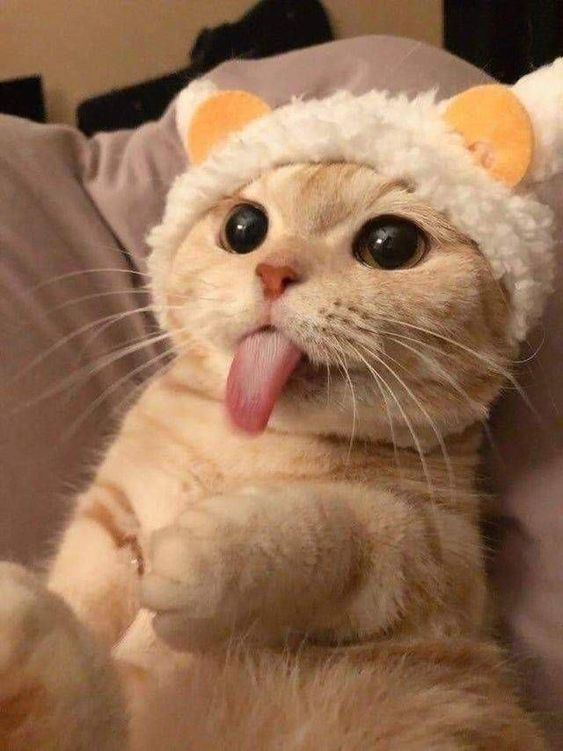
#> input picture image/cat.jpg, 563 x 751 px
$ python C2_basicFunction.py
#> lines starting #> are read from the running program, lines starting #| are printed output that depends on the picture; after the words box and inside, x2 and y2 are one past the last pixel; in counts of white or black regions, pixels touching at a corner belong together
### learn_cvZone/utils.py
import cv2
import math
import matplotlib.pyplot as plt

def openPlot(img, title):
    images = [cv2.cvtColor(image, cv2.COLOR_BGR2RGB) for image in img]
    num_img = len(images)
    num_cols = math.ceil(math.sqrt(num_img))
    num_rows = math.ceil(num_img/num_cols)

    for i in range(num_img):
        plt.subplot(num_rows, num_cols, i+1)
        plt.imshow(images[i])
        plt.title(title[i])
        plt.xticks([]), plt.yticks([])

    plt.tight_layout()
    plt.show()

### learn_cvZone/C2_basicFunction.py
import cv2
import utils
import numpy as np

kernel = np.ones((5,5), np.uint8)

img = cv2.imread('../image/cat.jpg')
#> img is the input picture: shape (751, 563, 3); mean B, G, R 84.6, 112.6, 149.3
img = cv2.resize(img, (600,600))
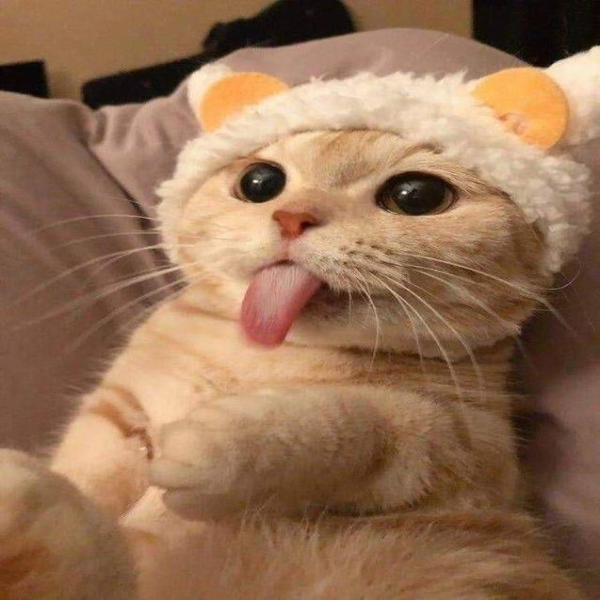
#> img: shape (600, 600, 3); mean B, G, R 84.5, 112.5, 149.2

imgGray = cv2.cvtColor(img, cv2.COLOR_BGR2GRAY)
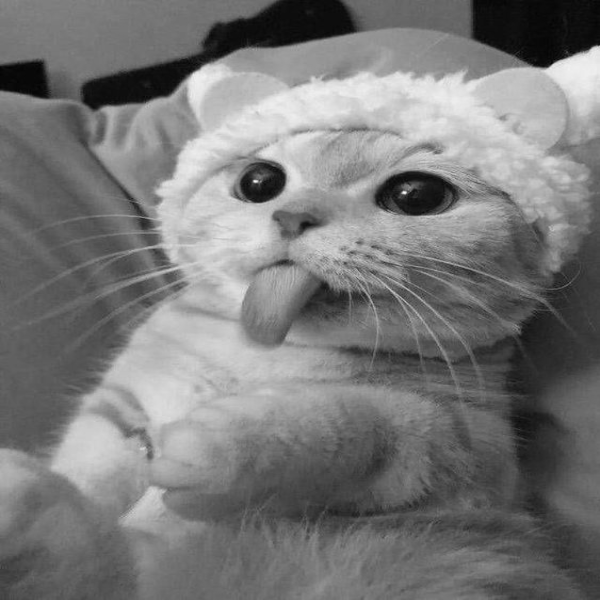
#> imgGray: shape (600, 600); min 3, max 249, mean 120.3
imgBlure = cv2.GaussianBlur(imgGray, (7,7), 0)
imgCanny = cv2.Canny(img,100,100)
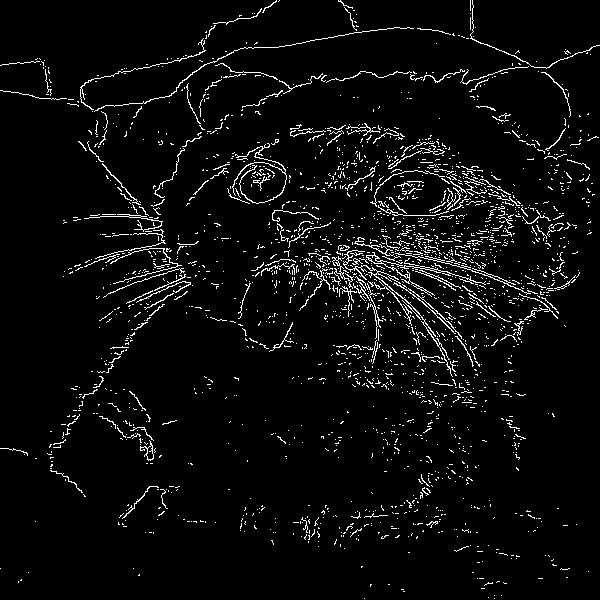
#> imgCanny: shape (600, 600); 4.5% white in thin lines or dots
imgDilation = cv2.dilate(imgCanny,kernel, iterations=1)
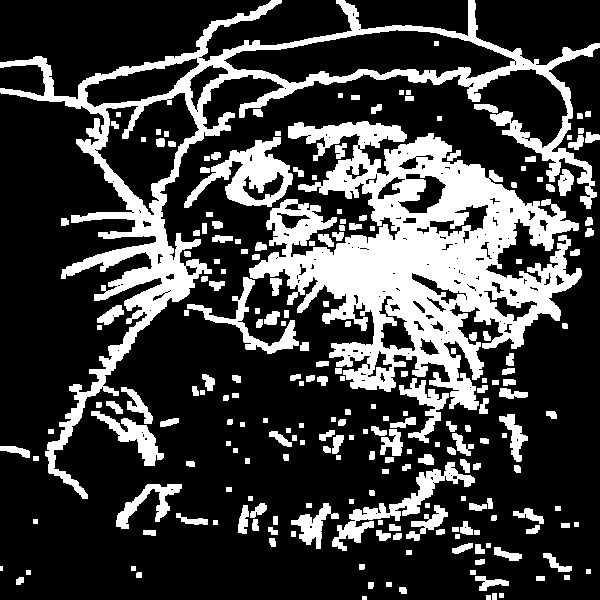
#> imgDilation: shape (600, 600); 25.6% white; 226 white regions (1 under 20 px), largest, box (x1, y1, x2, y2) and area: (249, 121, 582, 410) 40748, (0, 0, 600, 499) 25617, (184, 137, 293, 208) 3161
imgEros = cv2.erode(imgDilation, kernel, iterations=1)
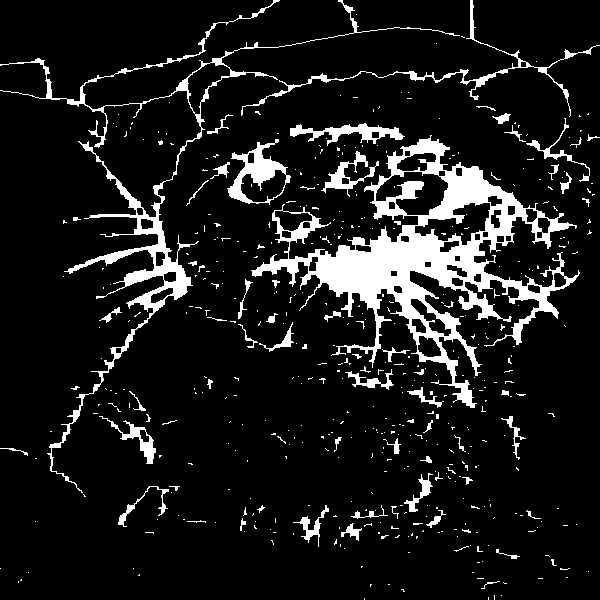
#> imgEros: shape (600, 600); 10.7% white; 490 white regions (426 under 20 px), largest, box (x1, y1, x2, y2) and area: (251, 135, 580, 408) 20318, (0, 0, 460, 493) 6799, (241, 0, 600, 117) 1478


images = [img, imgGray, imgBlure, imgCanny, imgDilation, imgEros]
titles = ["ORIGINAL", "GRAY", "BLUR", "CANNY", "DILATION", "EROSION"]
utils.openPlot(images, titles)
#> in openPlot, `images = [cv2.cvtColor(image, cv2.COLOR_BGR2RGB) for image in img]`: images = 6 items
#> in openPlot, `num_img = len(images)`: num_img = 6
#> in openPlot, `num_cols = math.ceil(math.sqrt(num_img))`: num_cols = 3
#> in openPlot, `num_rows = math.ceil(num_img/num_cols)`: num_rows = 2
#> in openPlot, `plt.show()`:
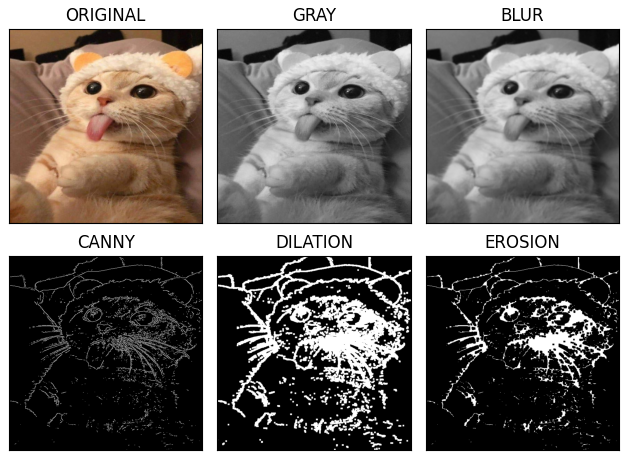
#> figure drawn by matplotlib, 6 panels

$ run again, with image/ball_color.jpg copied over image/cat.jpg
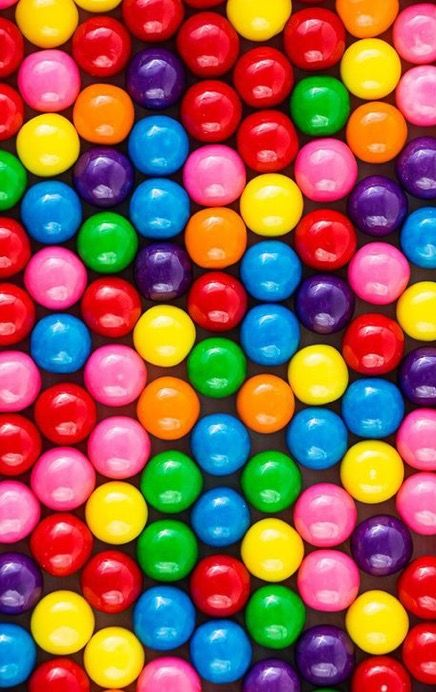
#> input picture image/ball_color.jpg, 436 x 692 px
#> img is the input picture: shape (692, 436, 3); mean B, G, R 78.5, 93.8, 146.4
#> img: shape (600, 600, 3)
#> `imgCanny = cv2.Canny(img,100,100)`:
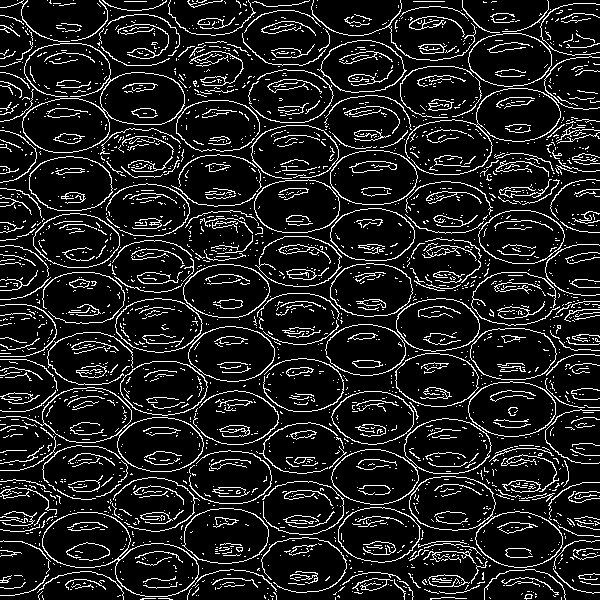
#> imgCanny: shape (600, 600); 12.2% white in thin lines or dots
#> imgDilation: shape (600, 600); 61.1% white; 707 black regions (339 under 20 px), largest, box (x1, y1, x2, y2) and area: (257, 183, 337, 230) 2075, (106, 75, 182, 122) 2015, (32, 159, 109, 208) 2003
#> `imgEros = cv2.erode(imgDilation, kernel, iterations=1)`:
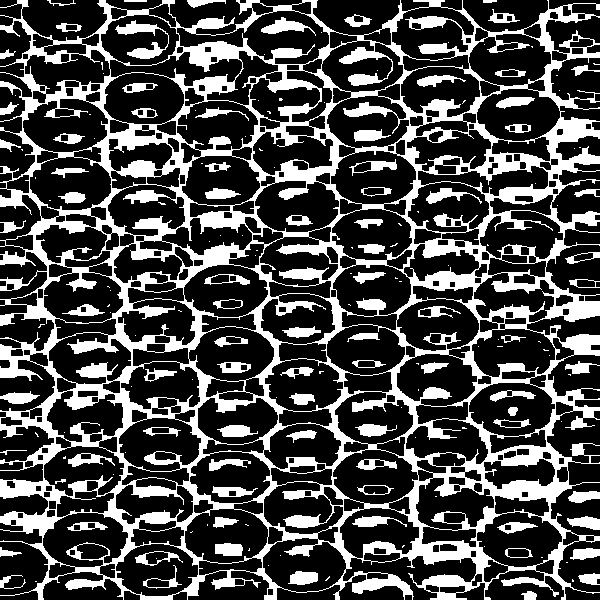
#> imgEros: shape (600, 600); 28.6% white; 175 white regions (91 under 20 px), largest, box (x1, y1, x2, y2) and area: (0, 0, 600, 600) 86683, (115, 20, 169, 59) 698, (261, 17, 316, 36) 431
#> images = 6 items
#> num_img = 6
#> num_cols = 3
#> num_rows = 2

$ run again, with image/coin_noise.JPG copied over image/cat.jpg
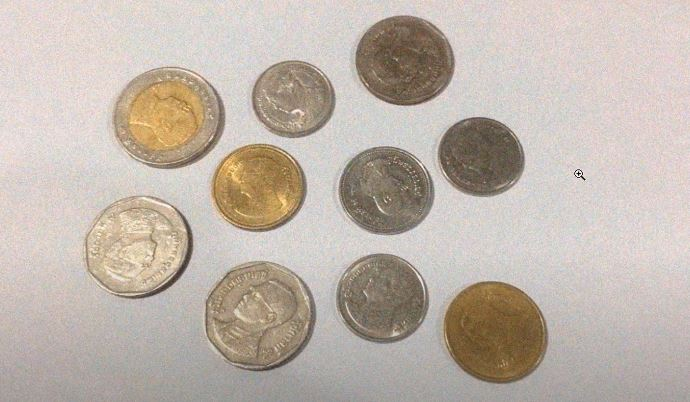
#> input picture image/coin_noise.JPG, 690 x 402 px
#> img is the input picture: shape (402, 690, 3); mean B, G, R 171.5, 181.1, 191.7
#> img: shape (600, 600, 3)
#> `imgCanny = cv2.Canny(img,100,100)`:
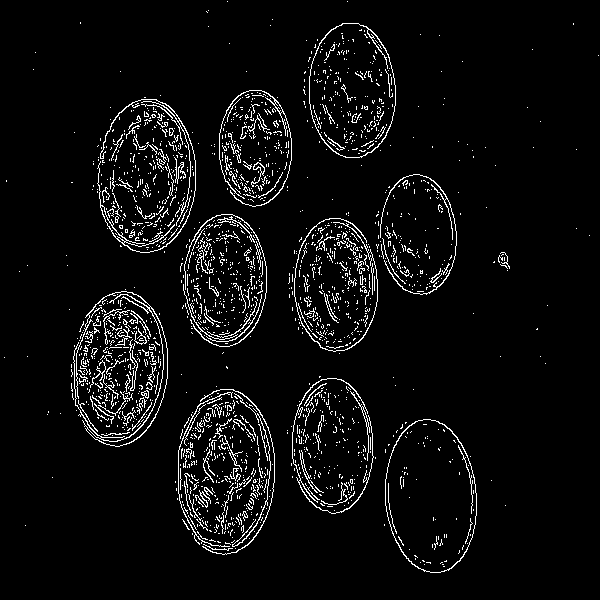
#> imgCanny: shape (600, 600); 5% white in thin lines or dots
#> imgDilation: shape (600, 600); 23.8% white; 114 white regions, largest, box (x1, y1, x2, y2) and area: (286, 172, 459, 356) 13161, (173, 384, 277, 557) 12197, (69, 285, 170, 449) 12102
#> `imgEros = cv2.erode(imgDilation, kernel, iterations=1)`:
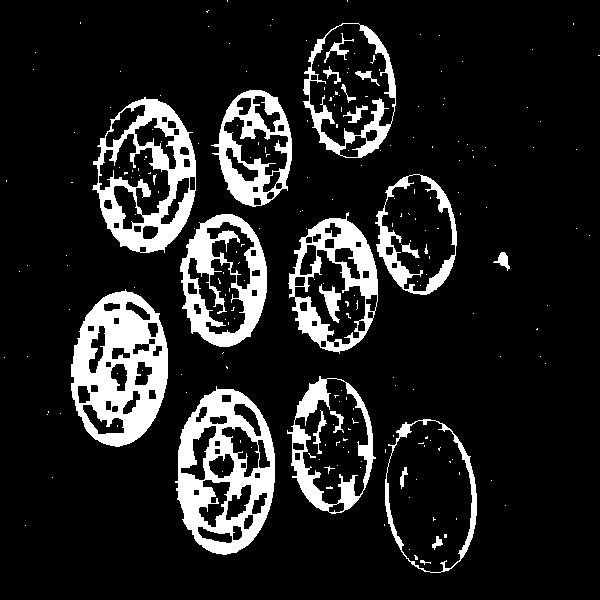
#> imgEros: shape (600, 600); 13.5% white; 222 white regions (196 under 20 px), largest, box (x1, y1, x2, y2) and area: (71, 289, 168, 447) 8955, (175, 386, 275, 555) 8152, (92, 97, 196, 253) 6402
#> images = 6 items
#> num_img = 6
#> num_cols = 3
#> num_rows = 2
